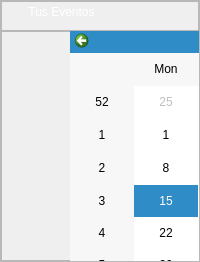
                  <widget class="QWidget" name="Calendario">
                   <layout class="QVBoxLayout" name="verticalLayout_9">
                    <property name="spacing">
                     <number>0</number>
                    </property>
                    <property name="leftMargin">
                     <number>0</number>
                    </property>
                    <property name="topMargin">
                     <number>0</number>
                    </property>
                    <property name="rightMargin">
                     <number>0</number>
                    </property>
                    <property name="bottomMargin">
                     <number>0</number>
                    </property>
                    <item>
                     <widget class="QFrame" name="frame_13">
                      <property name="frameShape">
                       <enum>QFrame::Shape::StyledPanel</enum>
                      </property>
                      <property name="frameShadow">
                       <enum>QFrame::Shadow::Raised</enum>
                      </property>
                      <layout class="QVBoxLayout" name="verticalLayout_12">
                       <property name="spacing">
                        <number>0</number>
                       </property>
                       <property name="leftMargin">
                        <number>0</number>
                       </property>
                       <property name="topMargin">
                        <number>0</number>
                       </property>
                       <property name="rightMargin">
                        <number>0</number>
                       </property>
                       <property name="bottomMargin">
                        <number>0</number>
                       </property>
                       <item>
                        <widget class="QFrame" name="frame_18">
                         <property name="minimumSize">
                          <size>
                           <width>0</width>
                           <height>30</height>
                          </size>
                         </property>
                         <property name="maximumSize">
                          <size>
                           <width>16777215</width>
                           <height>100</height>
                          </size>
                         </property>
                         <property name="styleSheet">
                          <string notr="true"/>
                         </property>
                         <property name="frameShape">
                          <enum>QFrame::Shape::StyledPanel</enum>
                         </property>
                         <property name="frameShadow">
                          <enum>QFrame::Shadow::Raised</enum>
                         </property>
                         <widget class="QLabel" name="label_2">
                          <property name="geometry">
                           <rect>
                            <x>270</x>
                            <y>40</y>
                            <width>110</width>
                            <height>22</height>
                           </rect>
                          </property>
                          <property name="styleSheet">
                           <string notr="true">font: 700 14pt &quot;Cascadia Code&quot;;
color: rgb(255, 255, 255);
background-color: transparent;
</string>
                          </property>
                          <property name="text">
                           <string>Calendario</string>
                          </property>
                          <property name="alignment">
                           <set>Qt::AlignmentFlag::AlignCenter</set>
                          </property>
                         </widget>
                         <widget class="QLineEdit" name="lineEdit_2">
                          <property name="geometry">
                           <rect>
                            <x>0</x>
                            <y>50</y>
                            <width>221</width>
                            <height>21</height>
                           </rect>
                          </property>
                          <property name="styleSheet">
                           <string notr="true">font: 9pt &quot;Cascadia Code&quot;;
border-radius:10px;
background-color: rgb(255, 255, 255);</string>
                          </property>
                          <property name="inputMask">
                           <string> </string>
                          </property>
                          <property name="text">
                           <string> </string>
                          </property>
                         </widget>
                         <widget class="QPushButton" name="pushButton_5">
                          <property name="geometry">
                           <rect>
                            <x>190</x>
                            <y>50</y>
                            <width>18</width>
                            <height>18</height>
                           </rect>
                          </property>
                          <property name="minimumSize">
                           <size>
                            <width>18</width>
                            <height>18</height>
                           </size>
                          </property>
                          <property name="maximumSize">
                           <size>
                            <width>18</width>
                            <height>18</height>
                           </size>
                          </property>
                          <property name="cursor">
                           <cursorShape>PointingHandCursor</cursorShape>
                          </property>
                          <property name="styleSheet">
                           <string notr="true">background-color: transparent;</string>
                          </property>
                          <property name="text">
                           <string/>
                          </property>
                          <property name="icon">
                           <iconset resource="test.qrc">
                            <normaloff>:/prefijoNuevo/Icono Busqueda.jpeg</normaloff>:/prefijoNuevo/Icono Busqueda.jpeg</iconset>
                          </property>
                          <property name="iconSize">
                           <size>
                            <width>18</width>
                            <height>18</height>
                           </size>
                          </property>
                         </widget>
                         <widget class="QLabel" name="label_4">
                          <property name="geometry">
                           <rect>
                            <x>0</x>
                            <y>0</y>
                            <width>121</width>
                            <height>22</height>
                           </rect>
                          </property>
                          <property name="styleSheet">
                           <string notr="true">font: 700 14pt &quot;Cascadia Code&quot;;
color: rgb(255, 255, 255);
background-color: transparent;
</string>
                          </property>
                          <property name="text">
                           <string>Tus Eventos</string>
                          </property>
                          <property name="alignment">
                           <set>Qt::AlignmentFlag::AlignCenter</set>
                          </property>
                         </widget>
                        </widget>
                       </item>
                       <item>
                        <widget class="QFrame" name="frame_16">
                         <property name="minimumSize">
                          <size>
                           <width>0</width>
                           <height>230</height>
                          </size>
                         </property>
                         <property name="maximumSize">
                          <size>
                           <width>16777215</width>
                           <height>250</height>
                          </size>
                         </property>
                         <property name="styleSheet">
                          <string notr="true"/>
                         </property>
                         <property name="frameShape">
                          <enum>QFrame::Shape::StyledPanel</enum>
                         </property>
                         <property name="frameShadow">
                          <enum>QFrame::Shadow::Raised</enum>
                         </property>
                         <widget class="QCalendarWidget" name="calendarWidget_2">
                          <property name="geometry">
                           <rect>
                            <x>69</x>
                            <y>-1</y>
                            <width>511</width>
                            <height>251</height>
                           </rect>
                          </property>
                         </widget>
                        </widget>
                       </item>
                       <item>
                        <widget class="QFrame" name="frame_17">
                         <property name="maximumSize">
                          <size>
                           <width>16777215</width>
                           <height>100</height>
                          </size>
                         </property>
                         <property name="styleSheet">
                          <string notr="true"/>
                         </property>
                         <property name="frameShape">
                          <enum>QFrame::Shape::StyledPanel</enum>
                         </property>
                         <property name="frameShadow">
                          <enum>QFrame::Shadow::Raised</enum>
                         </property>
                         <widget class="QLabel" name="label_10">
                          <property name="geometry">
                           <rect>
                            <x>30</x>
                            <y>10</y>
                            <width>61</width>
                            <height>16</height>
                           </rect>
                          </property>
                          <property name="text">
                           <string>Pendiente</string>
                          </property>
                         </widget>
                         <widget class="QLabel" name="label_11">
                          <property name="geometry">
                           <rect>
                            <x>30</x>
                            <y>30</y>
                            <width>71</width>
                            <height>16</height>
                           </rect>
                          </property>
                          <property name="text">
                           <string>En Progreso</string>
                          </property>
                         </widget>
                         <widget class="QLabel" name="label_12">
                          <property name="geometry">
                           <rect>
                            <x>30</x>
                            <y>50</y>
                            <width>61</width>
                            <height>16</height>
                           </rect>
                          </property>
                          <property name="text">
                           <string>Terminado</string>
                          </property>
                         </widget>
                         <widget class="QLabel" name="label_13">
                          <property name="geometry">
                           <rect>
                            <x>30</x>
                            <y>70</y>
                            <width>49</width>
                            <height>16</height>
                           </rect>
                          </property>
                          <property name="text">
                           <string>Atrasado</string>
                          </property>
                         </widget>
                         <widget class="QLabel" name="label_14">
                          <property name="geometry">
                           <rect>
                            <x>10</x>
                            <y>70</y>
                            <width>16</width>
                            <height>16</height>
                           </rect>
                          </property>
                          <property name="styleSheet">
                           <string notr="true">background-color: rgb(255, 0, 0);</string>
                          </property>
                          <property name="text">
                           <string/>
                          </property>
                         </widget>
                         <widget class="QLabel" name="label_15">
                          <property name="geometry">
                           <rect>
                            <x>10</x>
                            <y>30</y>
                            <width>16</width>
                            <height>16</height>
                           </rect>
                          </property>
                          <property name="styleSheet">
                           <string notr="true">background-color: rgb(255, 0, 0);
background-color: rgb(0, 0, 255);</string>
                          </property>
                          <property name="text">
                           <string/>
                          </property>
                         </widget>
                         <widget class="QLabel" name="label_16">
                          <property name="geometry">
                           <rect>
                            <x>10</x>
                            <y>50</y>
                            <width>16</width>
                            <height>16</height>
                           </rect>
                          </property>
                          <property name="styleSheet">
                           <string notr="true">background-color: rgb(85, 255, 0);</string>
                          </property>
                          <property name="text">
                           <string/>
                          </property>
                         </widget>
                         <widget class="QLabel" name="label_17">
                          <property name="geometry">
                           <rect>
                            <x>10</x>
                            <y>10</y>
                            <width>16</width>
                            <height>16</height>
                           </rect>
                          </property>
                          <property name="styleSheet">
                           <string notr="true">background-color: rgb(255, 0, 0);
background-color: rgb(255, 255, 0);</string>
                          </property>
                          <property name="text">
                           <string/>
                          </property>
                         </widget>
                        </widget>
                       </item>
                      </layout>
                     </widget>
                    </item>
                   </layout>
                  </widget>
